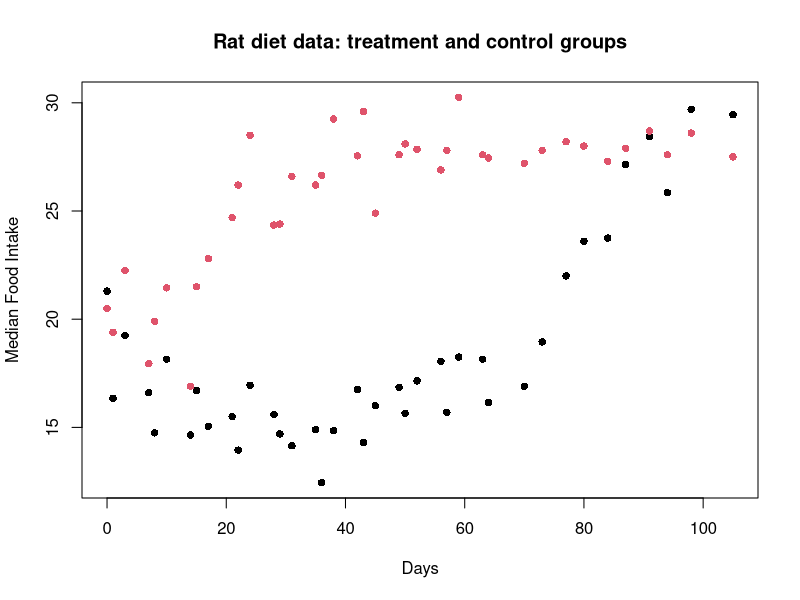
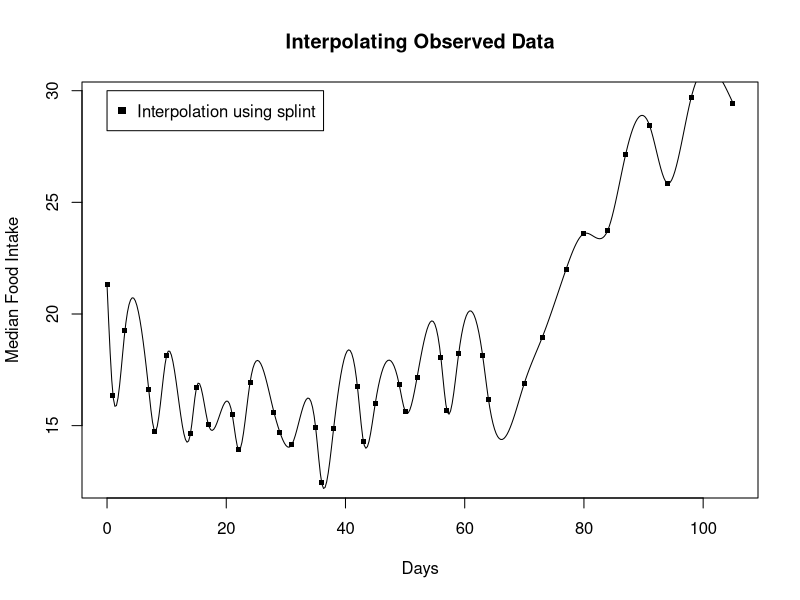
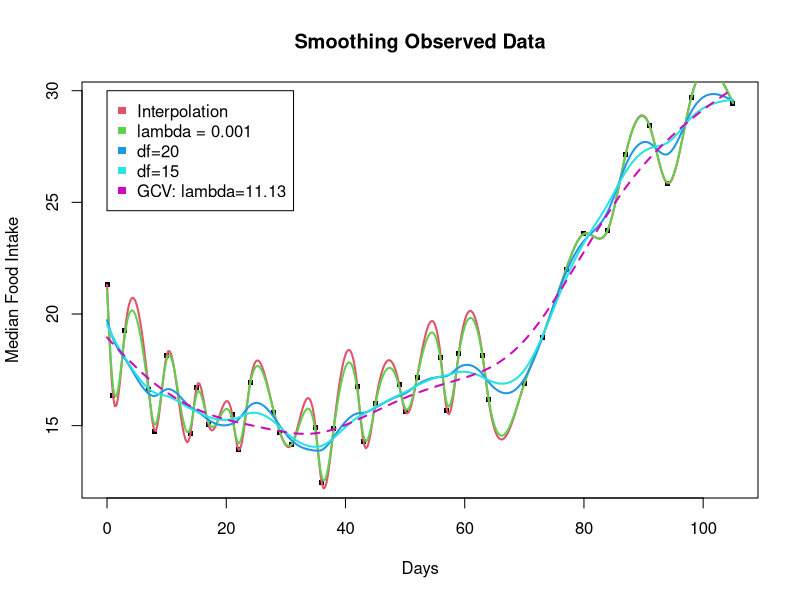
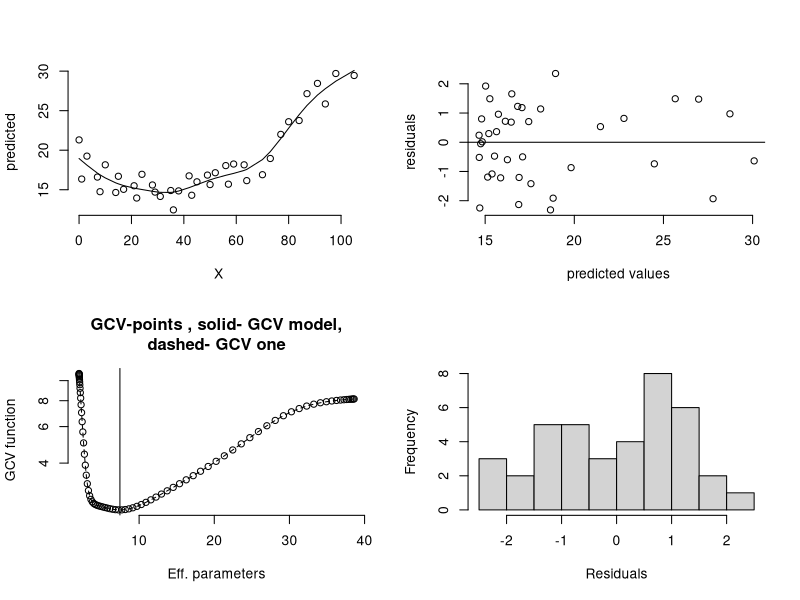
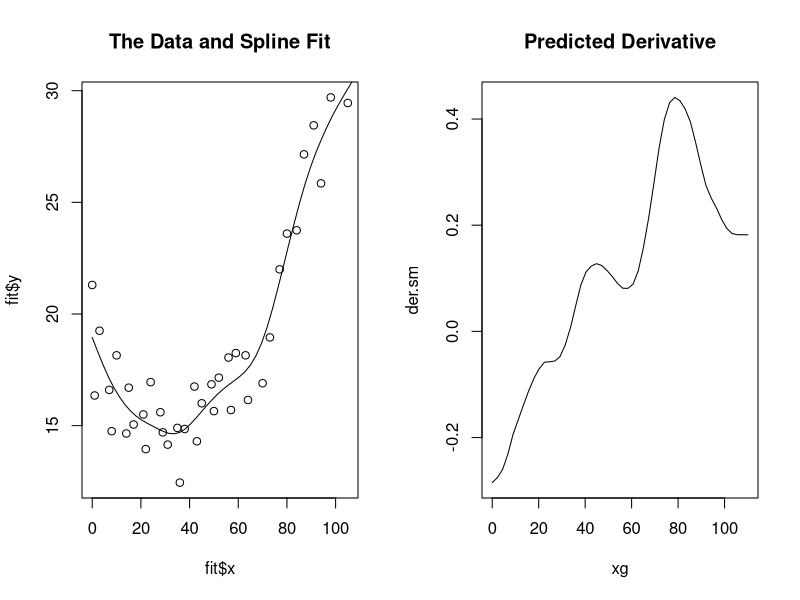
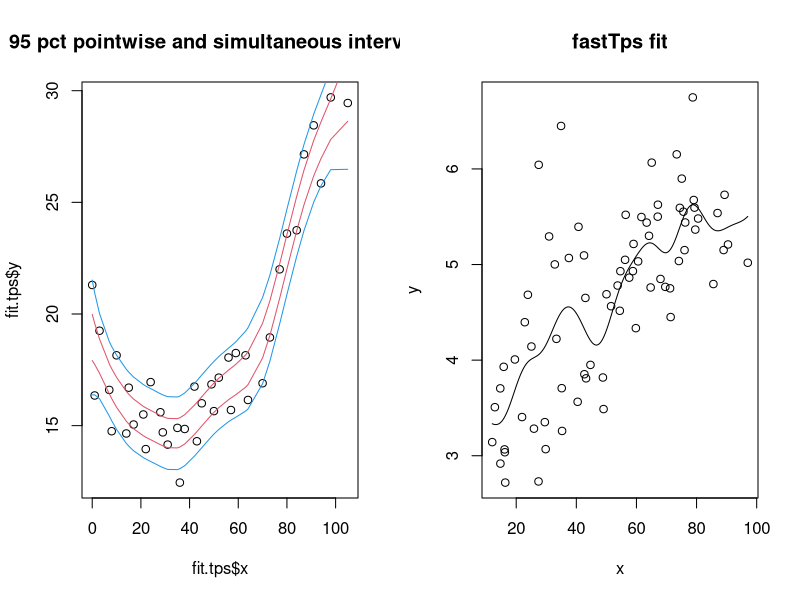

Reproduce these figures in R, in order.
## ---- chunk 1
knitr::opts_chunk$set(echo = TRUE, cache=TRUE)
library(fields)
data(WorldBankCO2)
## ---- chunk 2
# 1d example
data("rat.diet")
x <- rat.diet$t
y <- rat.diet$trt
matplot( rat.diet$t, cbind( rat.diet$trt, rat.diet$con), 
          ylab="Median Food Intake", xlab="Days", pch=16)
title("Rat diet data: treatment and control groups")
## ---- chunk 3
grd <- seq(range(x)[1], range(x)[2], length.out = 400)
spl <- splint(x,y,grd)
plot(y~x, pch=".", cex=5, ylab="Median Food Intake", xlab="Days")
title("Interpolating Observed Data")
lines(grd,spl)
legend( x=0 , y=30, legend=c("Interpolation using splint"), 
        col=c("black"), pch=15, cex=1)
## ---- chunk 4
#Note this small lambda almost interpolates, close to splint model fit above
sr <- sreg(x,y, lambda=0.001)
pr <- predict(sr, grd)

#Fit a model with fewer effective degrees of freedom
spl2 <- splint(x,y, grd, df=20)
#Think of reducing df as increasing the smoothness of the model
spl3 <- sreg(x,y,df=15)
pr3 <- predict(spl3, grd)
spl4 <- sreg(x,y)
pr4 <- predict(spl4,grd)
plot(y~x, pch=".", cex=5, ylab="Median Food Intake", xlab="Days")
title("Smoothing Observed Data")
mat <- cbind( spl, pr, spl2, pr3, pr4)
matplot(grd,mat,col=2:6,lwd=2,type="l",lty=c(rep(1,4),2),add=TRUE) 
legend( x=0 , y=30, legend=c("Interpolation","lambda = 0.001", "df=20", "df=15",
                             "GCV: lambda=11.13"), col=2:6, pch=15, cex=1)
## ---- chunk 5
fit <- sreg(x,y) # fit a GCV spline to test group of rats
summary( fit)
## ---- chunk 6
set.panel(2,2)
plot(fit) # four diagnostic plots of fit
## ---- chunk 7
predict( fit) # predicted values at data points
xg <- seq(0,110,,50)
sm <-predict( fit, xg) # spline fit at 50 equally spaced points
der.sm <- predict( fit, xg, deriv=1) # derivative of spline fit
## ---- chunk 8
set.panel( 1,2)
plot( fit$x, fit$y) # the data
lines( xg, sm) # the spline
title("The Data and Spline Fit")
plot( xg,der.sm, type="l") # plot of estimated derivative
title("Predicted Derivative")
## ---- chunk 9
# Using Tps on the rat.diet data
# Tps allows uncertainty quantification
fit.tps<-Tps( x,y, scale="unscaled")
summary( fit.tps)
## ---- chunk 10
# compare sreg and Tps results to show the adjustment to lambda.
predict( fit)-> look
predict( fit.tps, lambda=fit$lambda*fit$N)-> look2
# test.for.zero is a testing function that checks for equality within tolerance
# silence means it checks to 1e-8
test.for.zero( look, look2) 
## ---- chunk 11
SE <- predictSE(fit.tps)

# 95% pointwise prediction intervals
Zvalue<- qnorm(.0975)
upper<- fit.tps$fitted.values + Zvalue* SE
lower<- fit.tps$fitted.values - Zvalue* SE

# conservative, simultaneous Bonferroni bounds
ZBvalue<- qnorm(1- .025/fit$N)
upperB<- fit.tps$fitted.values + ZBvalue* SE
lowerB<- fit.tps$fitted.values - ZBvalue* SE

plot( fit.tps$x, fit.tps$y)
lines( fit.tps$predicted, lwd=2)
matlines( fit.tps$x,
          cbind( lower, upper, lowerB, upperB), type="l", 
          col=c( 2,2,4,4), lty=1)
title( "95 pct pointwise and simultaneous intervals")
## ---- chunk 12
x <- WorldBankCO2[,'Pop.urb']
y <- log10(WorldBankCO2[,'CO2.cap'])
out.fast <- fastTps(x,y,lambda=2, theta=20)
plot(x,y)
xgrid<- seq(  min(x), max(x),,300)
fhat.fast <- predict( out.fast,xgrid)
#se.fast <- predictSE( out.fast) 
lines( xgrid, fhat.fast)
#lines( xgrid, fhat.fast+1.96*se.fast, col=2, lty=2)
#lines( xgrid, fhat.fast-1.96*se.fast, col=2, lty=2)
title('fastTps fit')
